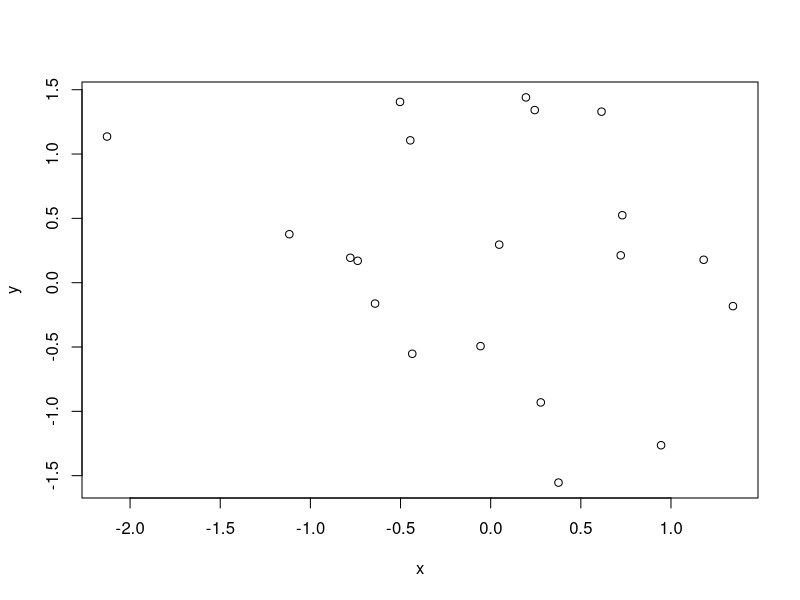

Generate this figure with R:
## ---- chunk 1
sum(1:10)
10*(11)/2
## ---- chunk 2

x <- rnorm(20)
y <- rnorm(20)

plot(x, y )

